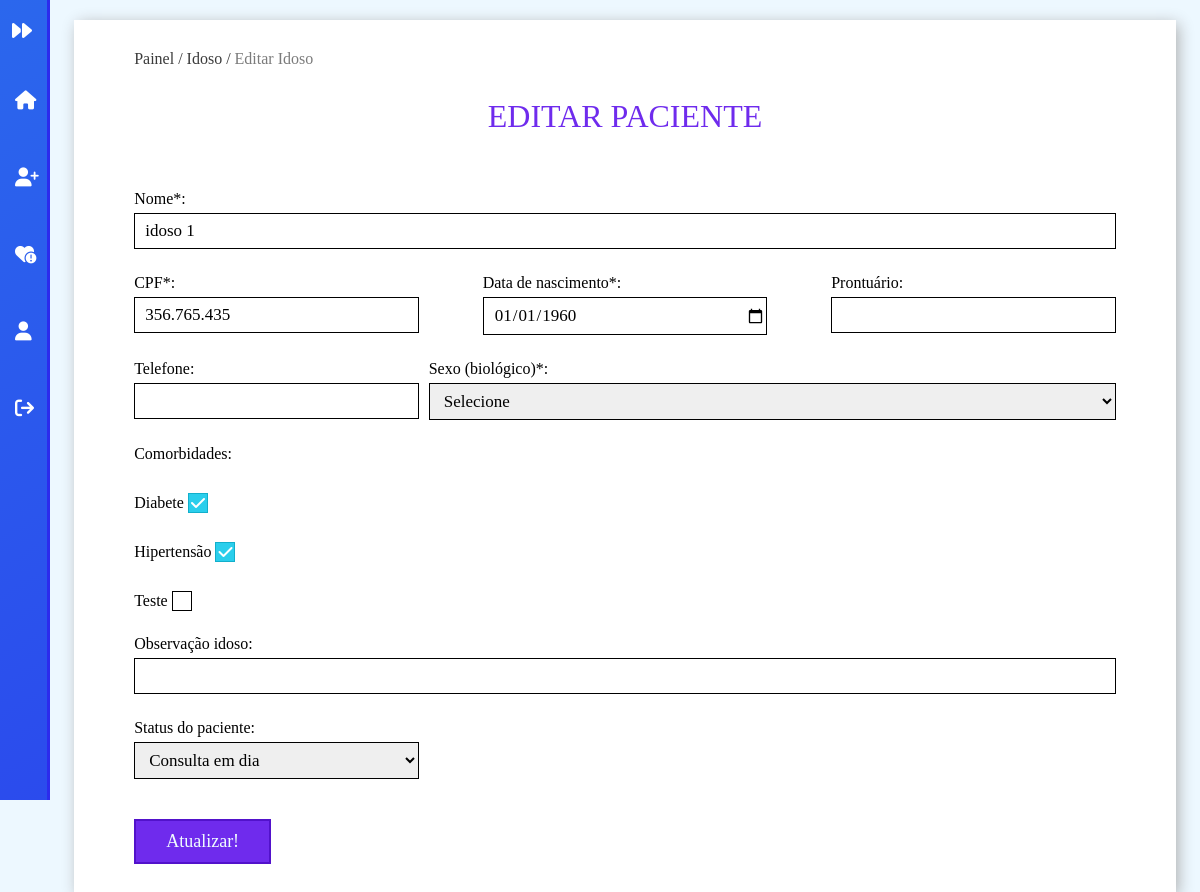
The app's page /editar_idoso?id=10 (signed in), older data.
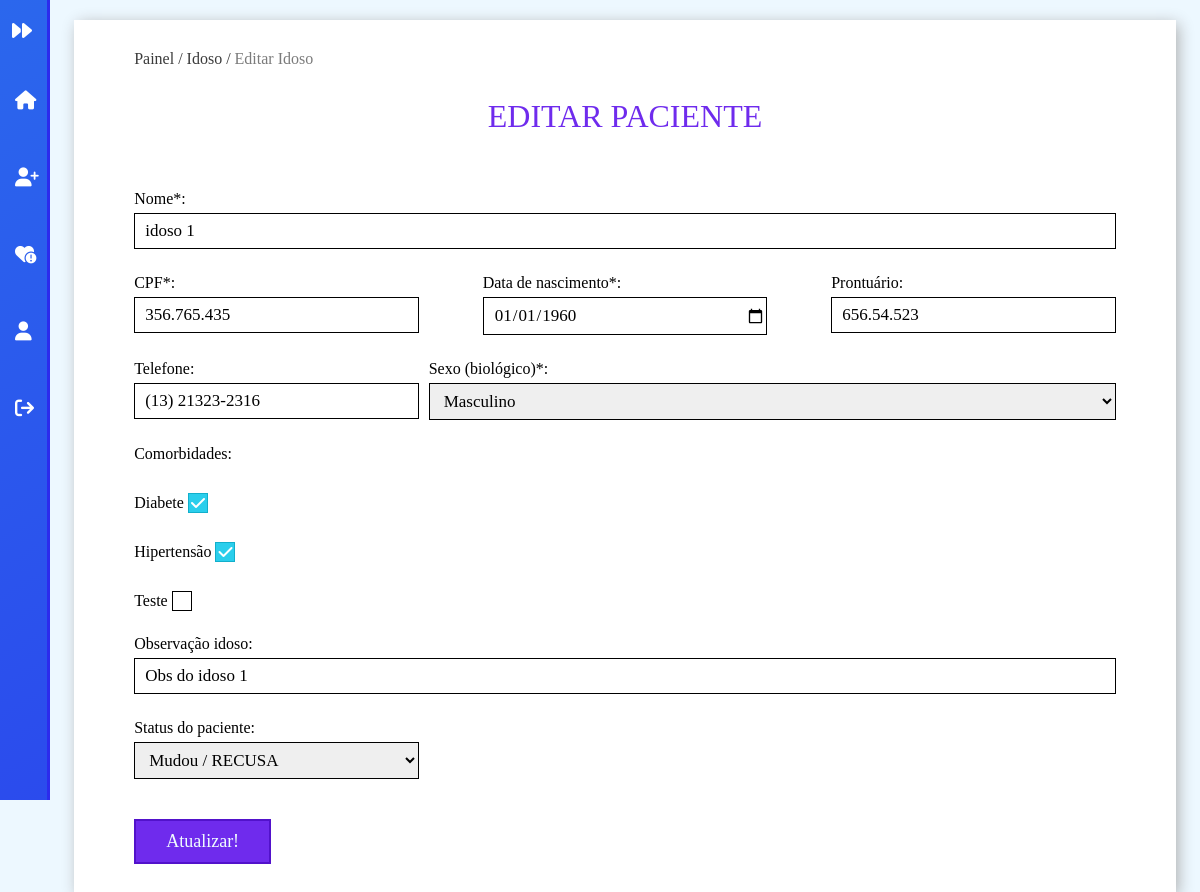
The same page, newer data.
### tables this page shows
CREATE TABLE `paciente` (
  `id` int(11) NOT NULL,
  `agente_id` int(11) DEFAULT NULL,
  `nome` varchar(255) NOT NULL,
  `prontuario` varchar(10) NOT NULL,
  `cpf` varchar(14) NOT NULL,
  `nascimento` date NOT NULL,
  `telefone` varchar(20) DEFAULT NULL,
  `sexo` varchar(9) NOT NULL,
  `comorbidade` text DEFAULT NULL,
  `legenda_id` int(11) DEFAULT NULL,
  `vacina_dengue` tinyint(1) DEFAULT 0,
  `vacina_febre_amarela` tinyint(1) DEFAULT 0,
  `insulina` tinyint(1) DEFAULT 0,
  `gestante` tinyint(1) DEFAULT 0,
  `conduta` varchar(255) DEFAULT NULL,
  `ppn` date DEFAULT NULL,
  `observacao` text DEFAULT NULL,
  `ativo` tinyint(1) DEFAULT 1
);

CREATE TABLE `legenda` (
  `id` int(11) NOT NULL,
  `descricao` varchar(255) NOT NULL,
  `ativo` tinyint(1) NOT NULL
);

### Classes/Views/MainView.php (called while the page is built, shortened)
<?php
	class MainView{
		public static function render($filename){
			include('pages/'.$filename.'.php');
		}
	}
?>

### Classes/Controllers/Editar_idosoController.php (called while the page is built, shortened)
<?php
	class Editar_idosoController{
		function index(){
			\Classes\Models\PainelModel::checkLogin('editar-idoso');
		}
	}
?>

### Classes/Application.php (called while the page is built, shortened)
<?php
	class Application{
		private $controller;
		private function setApp(){
			$url = explode('/',@$_GET['url']);
			if($url[0] == '')
				$carregarNome= 'Painel';
			else
				$carregarNome= ucfirst(strtolower($url[0]));
			$carregarNome.='Controller';
			if (file_exists('Classes/Controllers/'.$carregarNome.'.php')) {
				$this->controller = new $carregarClasse();
			}else{
				include('Views/pages/404.php');
				die();
			}
		}
		public function run(){
	        $this->controller->index();
	    }
	}
?>

### index.php (called while the page is built, shortened)
<?php
	$app = new \Classes\Application();
	$app->run();
?>

### Classes/MySql.php (called while the page is built, shortened)
<?php
	class MySql{
		private static $pdo;
		public static function conectar(){
			if(self::$pdo == null){
				try{
					self::$pdo = new \PDO('mysql:host='.HOST.';dbname='.DATABASE,USUARIO,SENHA,array(\PDO::MYSQL_ATTR_INIT_COMMAND => "SET NAMES utf8"));
					self::$pdo->setAttribute(\PDO::ATTR_ERRMODE,\PDO::ERRMODE_EXCEPTION);
				}catch(\PDOException $e){
					die('<h2>Erro ao conectar</h2><p>Tente novamente mais tarde.</p>');
				}
			}
			return self::$pdo;
		}
	}
?>

### Classes/Models/UtilsModel.php (called while the page is built, shortened)
<?php
    class UtilsModel{
		public static function selecionar($tabela,$campo = '1',$valor = '1'){
			$sql = \Classes\MySql::conectar()->prepare("SELECT * FROM `$tabela` WHERE `ativo`= '1' AND $campo = ?");
			$sql->execute(array($valor));
			return $sql->fetch();
		}
		public static function selecionarTudo($tabela,$campo = '1',$valor = '1',$coluna = 'id',$ordem = 'ASC'){
			$sql = \Classes\MySql::conectar()->prepare("SELECT * FROM `$tabela` WHERE `ativo` = '1' AND $campo = ? ORDER BY $coluna $ordem");
			$sql->execute(array($valor));
			return $sql->fetchAll();
		}
    }
?>

### Classes/Views/pages/editar-idoso.php (the view, shortened to what the changed rows need)
<?php
  include("header.php");
  $paciente = \Classes\Models\UtilsModel::selecionar('paciente', 'id', $_GET['id']);
  $observacao = explode('||', $paciente['observacao'])[2];
?>
<div id="painel">
  <?php include(BASE_DIR_PAINEL.'pages/sidebar.php');?>
  <main id="painel-content">
    <div class="container">
      <div class="content">
        <div class="mapa-site">
          <a href="<?php echo INCLUDE_PATH;?>">Painel / </a> <a href="<?php echo INCLUDE_PATH;?>idosos">Idoso / </a> <span>Editar idoso</span>
        </div>
        <h1>Editar paciente</h1>
        <form method="post" enctype="multipart/form-data">
            <div class="form-single w100">
                <label for="nome">Nome*: </label>
                <input type="text" id="nome" name="nome" value="<?php echo $paciente['nome'];?>" content="required">
            </div>
            <div class="form-single w30">
                <label for="cpf">CPF*: </label>
                <input type="text" id="cpf" name="cpf" value="<?php echo $paciente['cpf'];?>" content="required">
            </div>
            <div class="form-single w30">
                <label for="nascimetno">Data de nascimento*: </label>
                <input type="date" id="nascimetno" name="nascimetno" value="<?php echo $paciente['nascimento'];?>" max="<?php echo date('Y-m-d'); ?>" content="required">
            </div>
            <div class="form-single w30">
                <label for="prontuario">Prontuário: </label>
                <input type="text" id="prontuario" value="<?php echo $paciente['prontuario'];?>" name="prontuario">
            </div>
            <div class="form-single w30">
                <label for="telefone">Telefone: </label>
                <input type="text" id="telefone" value="<?php echo $paciente['telefone'];?>" name="telefone">
            </div>
            <div class="form-single w70">
              <label for="sexo">Sexo (biológico)*: </label>
              <select id="sexo" name="sexo" content="required">
                <option value="" disabled selected>Selecione</option>
                <option value="masculino" <?php echo ($paciente['sexo'] == 'masculino') ? 'selected' : ''; ?>>Masculino</option>
              </select>
            </div>
            <div class="form-single w100">
                <p>Comorbidades: </p>
                <?php
                    $comorbidades = \Classes\Models\UtilsModel::selecionarTudo('comorbidade');
                    foreach ($comorbidades as $key => $value) { ?>
                    <div class="form-single">
                        <label for="cat_<?php echo $value['id']?>"><?php echo ucfirst($value['comorbidade'])?> </label>
                        <label for="cat_<?php echo $value['id']?>" class="checkbox-custom"><i class="fa-solid fa-check"></i></label>
                    </div>
                <?php } ?>
            </div>
            <div class="form-single w100">
              <label for="observacao">Observação idoso: </label>
              <input type="text" id="observacao" name="observacao" value="<?php echo $observacao;?>" maxCaracter="60">
            </div>
            <div class="form-single w30">
              <label for="status">Status do paciente:</label>
              <select name="status" id="status">
                <option value="" selected>Consulta em dia</option>
              <?php
                $legenda = \Classes\Models\UtilsModel::selecionarTudo('legenda');
                foreach ($legenda as $key => $value) {
              ?>
                <option value="<?php echo $value['id']?>" <?php echo ($paciente['legenda_id'] == $value['id']) ? 'selected' : '' ?>><?php echo $value['descricao']?></option>
              <?php } ?>
              </select>
            </div>
            <div class="form-single w100">
              <input type="submit" class="btn-input" name="editar-idoso" value="Atualizar!">
            </div>
        </form>
      </div>
    </div>
  </main>
</div>
<?php
    include("footer.php");
?>

Row changes from the older to the newer data that the page shows:
changed paciente "idoso 1": prontuario (not shown) → "656.54.523"; telefone (not shown) → "(13) 21323-2316"; sexo (not shown) → "Masculino"; observacao (not shown) → "Obs do idoso 1"; status (not shown) → "Mudou / RECUSA"
Text that changed along with them:
form field sexo: "Selecione" → (not shown)
form field status: "Consulta em dia" → (not shown)
